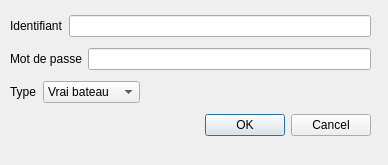
<?xml version="1.0" encoding="UTF-8"?>
<ui version="4.0">
 <class>paramAccount</class>
 <widget class="QDialog" name="paramAccount">
  <property name="geometry">
   <rect>
    <x>0</x>
    <y>0</y>
    <width>388</width>
    <height>165</height>
   </rect>
  </property>
  <property name="windowTitle">
   <string>Paramétrage Compte</string>
  </property>
  <widget class="QWidget" name="">
   <property name="geometry">
    <rect>
     <x>10</x>
     <y>10</y>
     <width>361</width>
     <height>131</height>
    </rect>
   </property>
   <layout class="QVBoxLayout" name="verticalLayout">
    <item>
     <layout class="QHBoxLayout" name="_2">
      <item>
       <widget class="QLabel" name="label_2">
        <property name="text">
         <string>Identifiant</string>
        </property>
       </widget>
      </item>
      <item>
       <widget class="QLineEdit" name="edit_login"/>
      </item>
     </layout>
    </item>
    <item>
     <layout class="QHBoxLayout">
      <item>
       <widget class="QLabel" name="label">
        <property name="text">
         <string>Mot de passe</string>
        </property>
       </widget>
      </item>
      <item>
       <widget class="QLineEdit" name="edit_pass">
        <property name="echoMode">
         <enum>QLineEdit::Password</enum>
        </property>
       </widget>
      </item>
     </layout>
    </item>
    <item>
     <layout class="QHBoxLayout" name="type_layout">
      <item>
       <widget class="QLabel" name="type_label">
        <property name="text">
         <string>Type</string>
        </property>
       </widget>
      </item>
      <item>
       <widget class="QComboBox" name="type_cb">
        <item>
         <property name="text">
          <string>Vrai bateau</string>
         </property>
        </item>
        <item>
         <property name="text">
          <string>Bateau VLM</string>
         </property>
        </item>
       </widget>
      </item>
      <item>
       <spacer name="horizontalSpacer">
        <property name="orientation">
         <enum>Qt::Horizontal</enum>
        </property>
        <property name="sizeHint" stdset="0">
         <size>
          <width>40</width>
          <height>20</height>
         </size>
        </property>
       </spacer>
      </item>
     </layout>
    </item>
    <item>
     <widget class="QDialogButtonBox" name="buttonBox">
      <property name="orientation">
       <enum>Qt::Horizontal</enum>
      </property>
      <property name="standardButtons">
       <set>QDialogButtonBox::Cancel|QDialogButtonBox::Ok</set>
      </property>
     </widget>
    </item>
   </layout>
  </widget>
 </widget>
 <tabstops>
  <tabstop>edit_login</tabstop>
  <tabstop>edit_pass</tabstop>
  <tabstop>type_cb</tabstop>
  <tabstop>buttonBox</tabstop>
 </tabstops>
 <resources/>
 <connections>
  <connection>
   <sender>buttonBox</sender>
   <signal>accepted()</signal>
   <receiver>paramAccount</receiver>
   <slot>accept()</slot>
   <hints>
    <hint type="sourcelabel">
     <x>248</x>
     <y>121</y>
    </hint>
    <hint type="destinationlabel">
     <x>157</x>
     <y>126</y>
    </hint>
   </hints>
  </connection>
  <connection>
   <sender>buttonBox</sender>
   <signal>rejected()</signal>
   <receiver>paramAccount</receiver>
   <slot>reject()</slot>
   <hints>
    <hint type="sourcelabel">
     <x>316</x>
     <y>121</y>
    </hint>
    <hint type="destinationlabel">
     <x>286</x>
     <y>126</y>
    </hint>
   </hints>
  </connection>
  <connection>
   <sender>type_cb</sender>
   <signal>currentIndexChanged(int)</signal>
   <receiver>paramAccount</receiver>
   <slot>slot_typeChanged(int)</slot>
   <hints>
    <hint type="sourcelabel">
     <x>67</x>
     <y>98</y>
    </hint>
    <hint type="destinationlabel">
     <x>30</x>
     <y>145</y>
    </hint>
   </hints>
  </connection>
 </connections>
 <slots>
  <slot>slot_typeChanged(int)</slot>
 </slots>
</ui>
